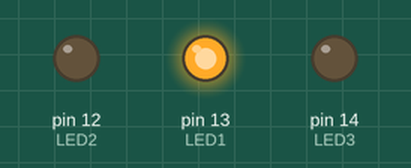
Simulated run of this sketch. Board: Arduino Uno, built with avr-gcc and run on an emulated ATmega328P. Shown: output pins drawn as LEDs (lit = HIGH). What the sketch prints to the serial monitor is not drawn.

Above: at 0.5 s.
At 2.5 s:
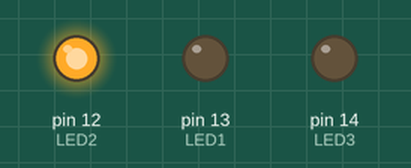
At 4.5 s:
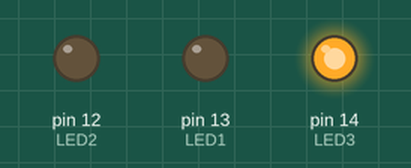
At 5.5 s:
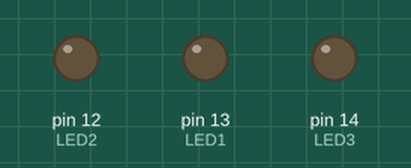
Timing chart, 0 to 7.8 s (numbered marks = the images above):
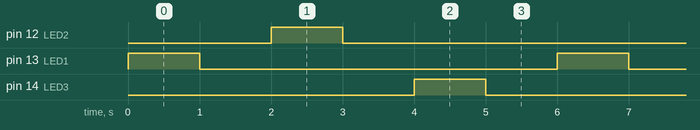

Measured:
- by itself, pin 12 (LED2), pin 13 (LED1), pin 14 (LED3): alternates HIGH for 1.0 s and LOW for 5.0 s
- by itself, everything shown: repeats every 6.0 s, in 6 steps

The sketch:

Tutorial_1_3.ino
```cpp
#define LED1 13
#define LED2 12
#define LED3 14
#define LED4 1
#define LED5 2
#define LED6 3

void setup() {
  // put your setup code here, to run once:
  Serial.begin(115200);
  Serial.println("Hello World");
  pinMode(LED1, OUTPUT);
  pinMode(LED2, OUTPUT);
  pinMode(LED3, OUTPUT);


}

void loop() {
  // put your main code here, to run repeatedly:
  blink(LED1);
  blink(LED2);
  blink(LED3);

}

void blink(int led)
{
  digitalWrite(led, HIGH);
  delay(1000);
  digitalWrite(led, LOW);
  delay(1000);
}
```
